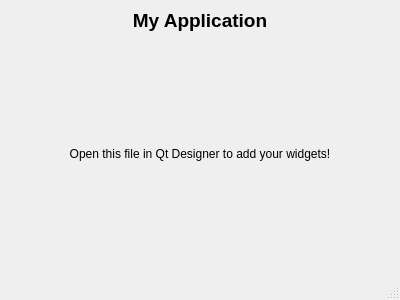
<?xml version="1.0" encoding="UTF-8"?>
<ui version="4.0">
 <class>MainWindow</class>
 <widget class="QMainWindow" name="MainWindow">
  <property name="geometry">
   <rect>
    <x>0</x>
    <y>0</y>
    <width>400</width>
    <height>300</height>
   </rect>
  </property>
  <property name="windowTitle">
   <string>Lab 07 - Desktop Starter</string>
  </property>
  <widget class="QWidget" name="centralwidget">
   <layout class="QVBoxLayout" name="verticalLayout">
    <item>
     <widget class="QLabel" name="titleLabel">
      <property name="text">
       <string>&lt;html&gt;&lt;head/&gt;&lt;body&gt;&lt;p&gt;&lt;span style=&quot; font-size:14pt; font-weight:600;&quot;&gt;My Application&lt;/span&gt;&lt;/p&gt;&lt;/body&gt;&lt;/html&gt;</string>
      </property>
      <property name="alignment">
       <set>Qt::AlignCenter</set>
      </property>
     </widget>
    </item>
    <item>
     <spacer name="verticalSpacer">
      <property name="orientation">
       <enum>Qt::Vertical</enum>
      </property>
      <property name="sizeType">
       <enum>QSizePolicy::Expanding</enum>
      </property>
      <property name="sizeHint" stdset="0">
       <size>
        <width>20</width>
        <height>40</height>
       </size>
      </property>
     </spacer>
    </item>
    <item>
     <widget class="QLabel" name="instructionsLabel">
      <property name="text">
       <string>Open this file in Qt Designer to add your widgets!</string>
      </property>
      <property name="alignment">
       <set>Qt::AlignCenter</set>
      </property>
     </widget>
    </item>
    <item>
     <spacer name="verticalSpacer_2">
      <property name="orientation">
       <enum>Qt::Vertical</enum>
      </property>
      <property name="sizeType">
       <enum>QSizePolicy::Expanding</enum>
      </property>
      <property name="sizeHint" stdset="0">
       <size>
        <width>20</width>
        <height>40</height>
       </size>
      </property>
     </spacer>
    </item>
   </layout>
  </widget>
  <widget class="QMenuBar" name="menubar">
   <property name="geometry">
    <rect>
     <x>0</x>
     <y>0</y>
     <width>400</width>
     <height>22</height>
    </rect>
   </property>
  </widget>
  <widget class="QStatusBar" name="statusbar"/>
 </widget>
 <resources/>
 <connections/>
</ui>
